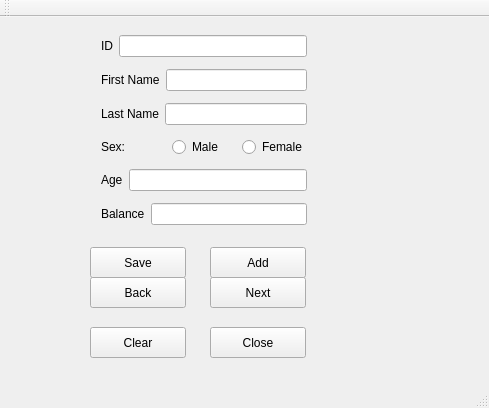
<?xml version="1.0" encoding="UTF-8"?>
<ui version="4.0">
 <class>MainWindow</class>
 <widget class="QMainWindow" name="MainWindow">
  <property name="geometry">
   <rect>
    <x>0</x>
    <y>0</y>
    <width>489</width>
    <height>408</height>
   </rect>
  </property>
  <property name="windowTitle">
   <string>MainWindow</string>
  </property>
  <widget class="QWidget" name="centralWidget">
   <widget class="QPushButton" name="add_pushButton">
    <property name="geometry">
     <rect>
      <x>210</x>
      <y>230</y>
      <width>96</width>
      <height>31</height>
     </rect>
    </property>
    <property name="text">
     <string>Add</string>
    </property>
   </widget>
   <widget class="QPushButton" name="back_pushButton">
    <property name="geometry">
     <rect>
      <x>90</x>
      <y>260</y>
      <width>96</width>
      <height>31</height>
     </rect>
    </property>
    <property name="text">
     <string>Back</string>
    </property>
   </widget>
   <widget class="QPushButton" name="next_pushButton">
    <property name="geometry">
     <rect>
      <x>210</x>
      <y>260</y>
      <width>96</width>
      <height>31</height>
     </rect>
    </property>
    <property name="text">
     <string>Next</string>
    </property>
   </widget>
   <widget class="QPushButton" name="close_pushButton">
    <property name="geometry">
     <rect>
      <x>210</x>
      <y>310</y>
      <width>96</width>
      <height>31</height>
     </rect>
    </property>
    <property name="text">
     <string>Close</string>
    </property>
   </widget>
   <widget class="QPushButton" name="clear_pushButton">
    <property name="geometry">
     <rect>
      <x>90</x>
      <y>310</y>
      <width>96</width>
      <height>31</height>
     </rect>
    </property>
    <property name="text">
     <string>Clear</string>
    </property>
   </widget>
   <widget class="QWidget" name="layoutWidget">
    <property name="geometry">
     <rect>
      <x>90</x>
      <y>1</y>
      <width>228</width>
      <height>225</height>
     </rect>
    </property>
    <layout class="QVBoxLayout" name="verticalLayout">
     <item>
      <layout class="QHBoxLayout" name="horizontalLayout_6">
       <item>
        <widget class="QLabel" name="id_label">
         <property name="text">
          <string>ID</string>
         </property>
        </widget>
       </item>
       <item>
        <widget class="QLineEdit" name="id_lineEdit"/>
       </item>
      </layout>
     </item>
     <item>
      <layout class="QHBoxLayout" name="horizontalLayout_5">
       <item>
        <widget class="QLabel" name="name_label">
         <property name="text">
          <string>First Name</string>
         </property>
        </widget>
       </item>
       <item>
        <widget class="QLineEdit" name="name_lineEdit"/>
       </item>
      </layout>
     </item>
     <item>
      <layout class="QHBoxLayout" name="horizontalLayout_4">
       <item>
        <widget class="QLabel" name="lastname_label">
         <property name="text">
          <string>Last Name</string>
         </property>
        </widget>
       </item>
       <item>
        <widget class="QLineEdit" name="lastname_lineEdi"/>
       </item>
      </layout>
     </item>
     <item>
      <layout class="QHBoxLayout" name="horizontalLayout_3">
       <item>
        <widget class="QLabel" name="sex_label">
         <property name="text">
          <string>Sex:</string>
         </property>
        </widget>
       </item>
       <item>
        <widget class="QRadioButton" name="male_radioButton">
         <property name="text">
          <string>Male</string>
         </property>
        </widget>
       </item>
       <item>
        <widget class="QRadioButton" name="female_radioButton">
         <property name="text">
          <string>Female</string>
         </property>
        </widget>
       </item>
      </layout>
     </item>
     <item>
      <layout class="QHBoxLayout" name="horizontalLayout_2">
       <item>
        <widget class="QLabel" name="age_label">
         <property name="text">
          <string>Age</string>
         </property>
        </widget>
       </item>
       <item>
        <widget class="QLineEdit" name="age_lineEdit"/>
       </item>
      </layout>
     </item>
     <item>
      <layout class="QHBoxLayout" name="horizontalLayout">
       <item>
        <widget class="QLabel" name="Balance_label">
         <property name="text">
          <string>Balance</string>
         </property>
        </widget>
       </item>
       <item>
        <widget class="QLineEdit" name="balance_lineEdit"/>
       </item>
      </layout>
     </item>
    </layout>
   </widget>
   <widget class="QPushButton" name="save_pushButton">
    <property name="geometry">
     <rect>
      <x>90</x>
      <y>230</y>
      <width>96</width>
      <height>31</height>
     </rect>
    </property>
    <property name="text">
     <string>Save</string>
    </property>
   </widget>
  </widget>
  <widget class="QMenuBar" name="menuBar">
   <property name="geometry">
    <rect>
     <x>0</x>
     <y>0</y>
     <width>489</width>
     <height>21</height>
    </rect>
   </property>
  </widget>
  <widget class="QToolBar" name="mainToolBar">
   <attribute name="toolBarArea">
    <enum>TopToolBarArea</enum>
   </attribute>
   <attribute name="toolBarBreak">
    <bool>false</bool>
   </attribute>
  </widget>
  <widget class="QStatusBar" name="statusBar"/>
 </widget>
 <layoutdefault spacing="6" margin="11"/>
 <resources/>
 <connections>
  <connection>
   <sender>close_pushButton</sender>
   <signal>clicked()</signal>
   <receiver>MainWindow</receiver>
   <slot>close()</slot>
   <hints>
    <hint type="sourcelabel">
     <x>305</x>
     <y>382</y>
    </hint>
    <hint type="destinationlabel">
     <x>331</x>
     <y>354</y>
    </hint>
   </hints>
  </connection>
 </connections>
</ui>
